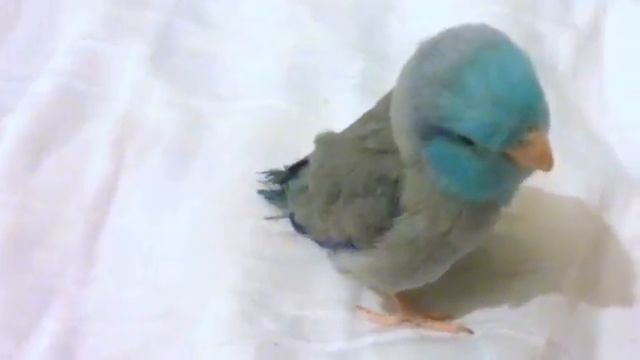
#> input picture frame 13 of videoplayback (1).mp4, 640 x 360 px
$ python 3.1cv_video_text.py
#> lines starting #> are read from the running program, lines starting #| are printed output that depends on the picture; after the words box and inside, x2 and y2 are one past the last pixel; in counts of white or black regions, pixels touching at a corner belong together
import cv2 as cv

capture = cv.VideoCapture("D:/machine learning/opencv/videoplayback (1).mp4")

while True:
    istrue, frame = capture.read()
#> frame is the input picture: shape (360, 640, 3); mean B, G, R 201.9, 195.9, 191.8

    font = cv.FONT_HERSHEY_SIMPLEX
    cv.putText(frame,
                'birdieeeeeeeeee',
                (20, 300),
                font, 1,
                (0, 0, 255),
                3,
                cv.LINE_4)
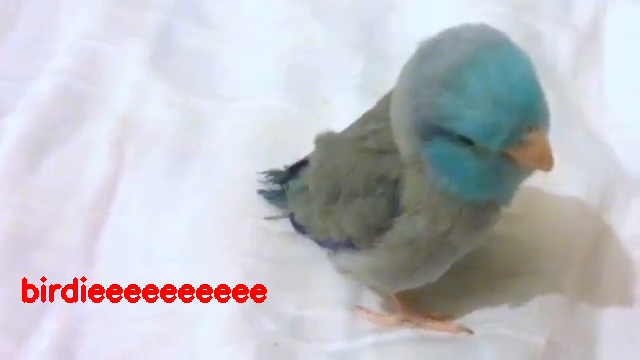
#> frame: shape (360, 640, 3); 1.36% of pixels changed, all inside (x1, y1, x2, y2) = (22, 276, 267, 303)

    cv.imshow('Video', frame)

    if cv.waitKey(20) & 0xFF==ord('q'):
#> (key q is pressed here)
        break
capture.release()
cv.destroyAllWindows

$ run again, starting later in the video
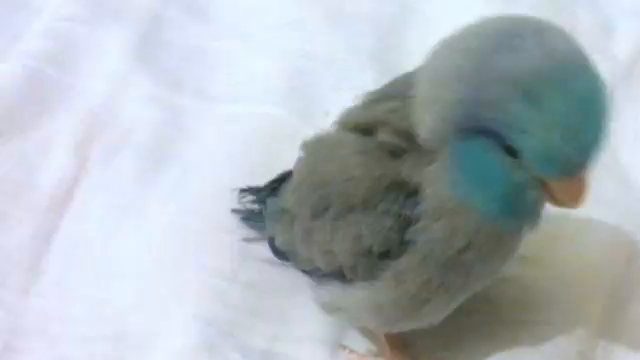
#> input picture frame 60 of videoplayback (1).mp4, 640 x 360 px
#> frame is the input picture: shape (360, 640, 3); mean B, G, R 188.7, 183.1, 174.6
#> `cv.putText(frame, 'birdieeeeeeeeee', (20, 300), font, 1, (0, 0, 255), ..`:
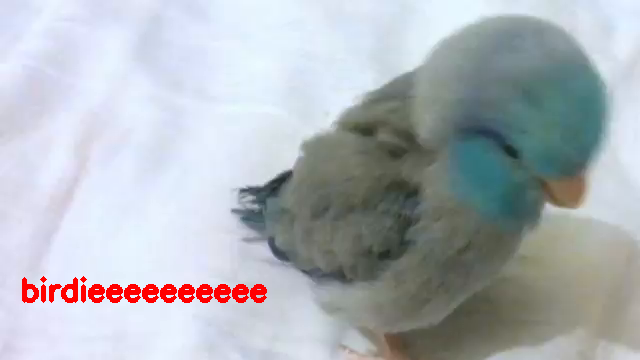
#> frame: shape (360, 640, 3); 1.36% of pixels changed, all inside (x1, y1, x2, y2) = (22, 276, 267, 303)

$ run again, starting later in the video
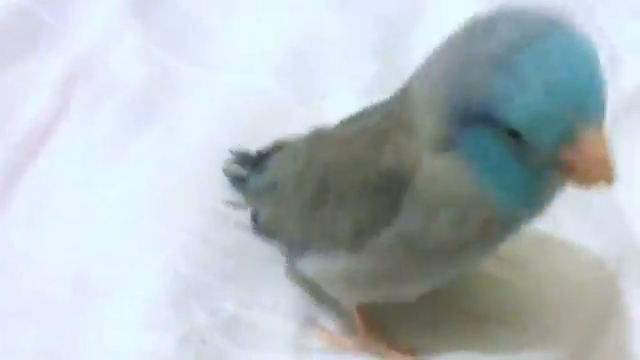
#> input picture frame 108 of videoplayback (1).mp4, 640 x 360 px
#> frame is the input picture: shape (360, 640, 3); mean B, G, R 194.2, 189.3, 179.8
#> `cv.putText(frame, 'birdieeeeeeeeee', (20, 300), font, 1, (0, 0, 255), ..`:
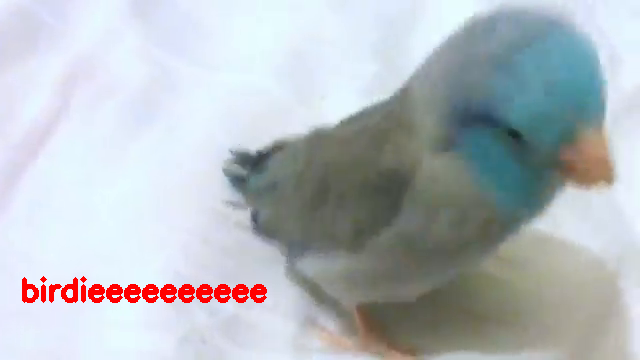
#> frame: shape (360, 640, 3); 1.36% of pixels changed, all inside (x1, y1, x2, y2) = (22, 276, 267, 303)
